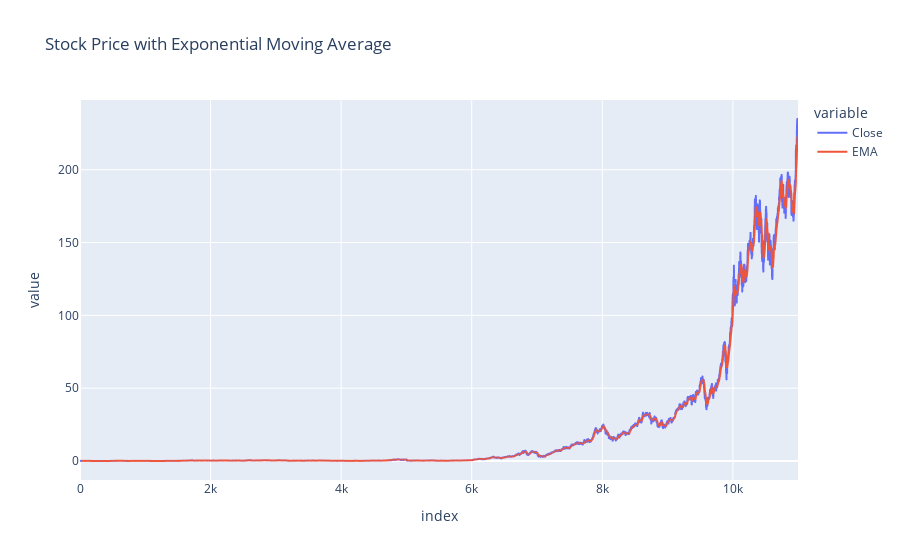

Notebook cell for this chart:
### Code cell
# Plot EMA
analyzer.plot_ema(stock_data)

### Figure 1 — Plotly figure (JSON) as saved in the notebook; plotly's stock layout.template omitted (floating-point values rounded to 4 significant figures; data arrays with more than 128 entries replaced by an {"elided": "..."} marker saying what was removed)
{"data": [{"hovertemplate": "variable=Close<br>index=%{x}<br>value=%{y}<extra></extra>", "legendgroup": "Close", "line": {"color": "#636efa", "dash": "solid"}, "marker": {"symbol": "circle"}, "mode": "lines", "name": "Close", "showlegend": true, "type": "scattergl", "x": {"elided": "10998 int values"}, "xaxis": "x", "y": {"elided": "10998 float values"}, "yaxis": "y"}, {"hovertemplate": "variable=EMA<br>index=%{x}<br>value=%{y}<extra></extra>", "legendgroup": "EMA", "line": {"color": "#EF553B", "dash": "solid"}, "marker": {"symbol": "circle"}, "mode": "lines", "name": "EMA", "showlegend": true, "type": "scattergl", "x": {"elided": "10998 int values"}, "xaxis": "x", "y": {"elided": "10998 float values"}, "yaxis": "y"}], "layout": {"legend": {"title": {"text": "variable"}, "tracegroupgap": 0}, "title": {"text": "Stock Price with Exponential Moving Average"}, "xaxis": {"anchor": "y", "domain": [0, 1], "title": {"text": "index"}}, "yaxis": {"anchor": "x", "domain": [0, 1], "title": {"text": "value"}}}}
